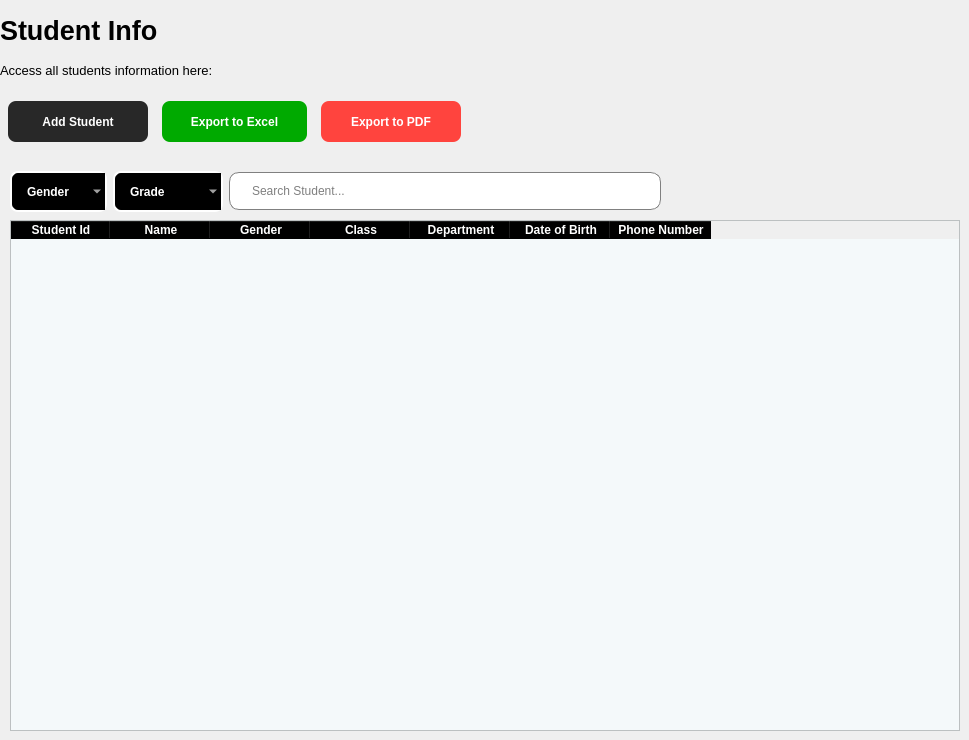
           <widget class="QWidget" name="page_2">
            <widget class="QLabel" name="label_8">
             <property name="geometry">
              <rect>
               <x>0</x>
               <y>10</y>
               <width>321</width>
               <height>41</height>
              </rect>
             </property>
             <property name="font">
              <font>
               <family>Segoe UI</family>
               <pointsize>20</pointsize>
               <weight>75</weight>
               <bold>true</bold>
              </font>
             </property>
             <property name="text">
              <string>Student Info</string>
             </property>
            </widget>
            <widget class="QLabel" name="label_11">
             <property name="geometry">
              <rect>
               <x>0</x>
               <y>50</y>
               <width>321</width>
               <height>41</height>
              </rect>
             </property>
             <property name="font">
              <font>
               <pointsize>10</pointsize>
               <weight>50</weight>
               <bold>false</bold>
              </font>
             </property>
             <property name="text">
              <string>Access all students information here:</string>
             </property>
            </widget>
            <widget class="QTableWidget" name="studentinfo_table">
             <property name="geometry">
              <rect>
               <x>10</x>
               <y>220</y>
               <width>950</width>
               <height>511</height>
              </rect>
             </property>
             <property name="styleSheet">
              <string notr="true">QHeaderView:section{
	font-weight: bold;
	background-color: black;
	color: white;
}

QTableWidget{
	alternate-background-color: #B0EDFB;
	background-color: #F4F9FA
}</string>
             </property>
             <property name="alternatingRowColors">
              <bool>true</bool>
             </property>
             <column>
              <property name="text">
               <string>Student Id</string>
              </property>
             </column>
             <column>
              <property name="text">
               <string>Name</string>
              </property>
             </column>
             <column>
              <property name="text">
               <string>Gender</string>
              </property>
             </column>
             <column>
              <property name="text">
               <string>Class</string>
              </property>
             </column>
             <column>
              <property name="text">
               <string>Department</string>
              </property>
             </column>
             <column>
              <property name="text">
               <string>Date of Birth</string>
              </property>
             </column>
             <column>
              <property name="text">
               <string>Phone Number</string>
              </property>
             </column>
            </widget>
            <widget class="QWidget" name="layoutWidget">
             <property name="geometry">
              <rect>
               <x>0</x>
               <y>100</y>
               <width>471</width>
               <height>43</height>
              </rect>
             </property>
             <layout class="QHBoxLayout" name="horizontalLayout_6">
              <item>
               <widget class="QPushButton" name="addStudent_btn">
                <property name="minimumSize">
                 <size>
                  <width>140</width>
                  <height>41</height>
                 </size>
                </property>
                <property name="maximumSize">
                 <size>
                  <width>140</width>
                  <height>41</height>
                 </size>
                </property>
                <property name="styleSheet">
                 <string notr="true">QPushButton{
	
	background-color: rgb(40, 40, 40);
	color: white;
	border: none;
	border-radius: 8px;
	font-weight: bold;
	font-size: 12px
}</string>
                </property>
                <property name="text">
                 <string>Add Student</string>
                </property>
                <property name="icon">
                 <iconset resource="resources.qrc">
                  <normaloff>:/icons/add student.png</normaloff>:/icons/add student.png</iconset>
                </property>
                <property name="iconSize">
                 <size>
                  <width>20</width>
                  <height>20</height>
                 </size>
                </property>
                <property name="checkable">
                 <bool>true</bool>
                </property>
                <property name="autoExclusive">
                 <bool>true</bool>
                </property>
               </widget>
              </item>
              <item>
               <widget class="QPushButton" name="excelExport_btn">
                <property name="minimumSize">
                 <size>
                  <width>145</width>
                  <height>41</height>
                 </size>
                </property>
                <property name="maximumSize">
                 <size>
                  <width>145</width>
                  <height>41</height>
                 </size>
                </property>
                <property name="styleSheet">
                 <string notr="true">QPushButton{
	
	background-color: rgb(0, 170, 0);
	color: white;
	border: none;
	border-radius: 8px;
	font-weight: bold;
	font-size: 12px
}</string>
                </property>
                <property name="text">
                 <string>Export to Excel</string>
                </property>
                <property name="icon">
                 <iconset resource="resources.qrc">
                  <normaloff>:/icons/excel.png</normaloff>:/icons/excel.png</iconset>
                </property>
                <property name="iconSize">
                 <size>
                  <width>25</width>
                  <height>25</height>
                 </size>
                </property>
                <property name="checkable">
                 <bool>true</bool>
                </property>
                <property name="autoExclusive">
                 <bool>true</bool>
                </property>
               </widget>
              </item>
              <item>
               <widget class="QPushButton" name="pdfExport_btn">
                <property name="minimumSize">
                 <size>
                  <width>140</width>
                  <height>41</height>
                 </size>
                </property>
                <property name="maximumSize">
                 <size>
                  <width>140</width>
                  <height>41</height>
                 </size>
                </property>
                <property name="styleSheet">
                 <string notr="true">QPushButton{
	background-color: rgb(255, 68, 62);
	color: white;
	border: none;
	border-radius: 8px;
	font-weight: bold;
	font-size: 12px
}</string>
                </property>
                <property name="text">
                 <string>Export to PDF</string>
                </property>
                <property name="icon">
                 <iconset resource="resources.qrc">
                  <normaloff>:/icons/pdf.png</normaloff>:/icons/pdf.png</iconset>
                </property>
               </widget>
              </item>
             </layout>
            </widget>
            <widget class="QWidget" name="layoutWidget">
             <property name="geometry">
              <rect>
               <x>10</x>
               <y>170</y>
               <width>651</width>
               <height>43</height>
              </rect>
             </property>
             <layout class="QHBoxLayout" name="horizontalLayout_7">
              <item>
               <widget class="QComboBox" name="select_gender">
                <property name="styleSheet">
                 <string notr="true">QComboBox{
	border: 2px solid white;
	border-radius: 8px;
	padding: 1px 18px 1px 3px;
	background-color: black;
	color: white;
	height: 35px;
	padding-left: 15px;
	font-weight: bold;
	selection-background-color:#5ce9ff;
}</string>
                </property>
                <item>
                 <property name="text">
                  <string>Gender</string>
                 </property>
                </item>
                <item>
                 <property name="text">
                  <string>Male</string>
                 </property>
                </item>
                <item>
                 <property name="text">
                  <string>Female</string>
                 </property>
                </item>
                <item>
                 <property name="text">
                  <string>Other</string>
                 </property>
                </item>
               </widget>
              </item>
              <item>
               <widget class="QComboBox" name="select_class">
                <property name="styleSheet">
                 <string notr="true">QComboBox{
	border: 2px solid white;
	border-radius: 8px;
	padding: 1px 18px 1px 3px;
	background-color: black;
	color: white;
	height: 35px;
	padding-left: 15px;
	font-weight: bold;
	selection-background-color:#5ce9ff;
}</string>
                </property>
                <item>
                 <property name="text">
                  <string>Grade</string>
                 </property>
                </item>
                <item>
                 <property name="text">
                  <string>Level 100</string>
                 </property>
                </item>
                <item>
                 <property name="text">
                  <string>Level 200</string>
                 </property>
                </item>
                <item>
                 <property name="text">
                  <string>Level 300</string>
                 </property>
                </item>
                <item>
                 <property name="text">
                  <string>Level 400</string>
                 </property>
                </item>
               </widget>
              </item>
              <item>
               <widget class="QLineEdit" name="search_student">
                <property name="minimumSize">
                 <size>
                  <width>0</width>
                  <height>38</height>
                 </size>
                </property>
                <property name="maximumSize">
                 <size>
                  <width>16777215</width>
                  <height>38</height>
                 </size>
                </property>
                <property name="styleSheet">
                 <string notr="true">QLineEdit{
	padding-left: 20px;
	border: 1px solid grey;
	border-radius: 10px;
}
</string>
                </property>
                <property name="text">
                 <string/>
                </property>
                <property name="placeholderText">
                 <string>Search Student...</string>
                </property>
               </widget>
              </item>
             </layout>
            </widget>
           </widget>
